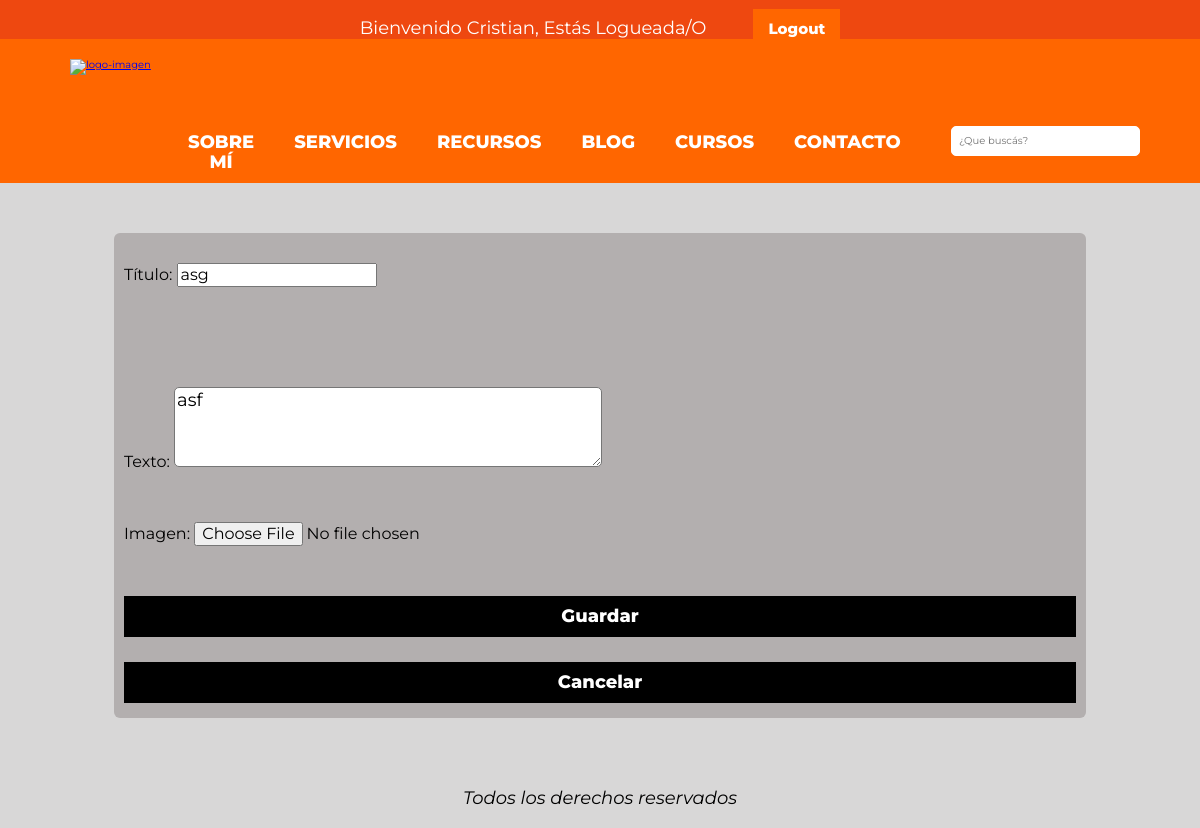
The page /blog/post/32/editar/ (signed in) on the database as committed earlier.
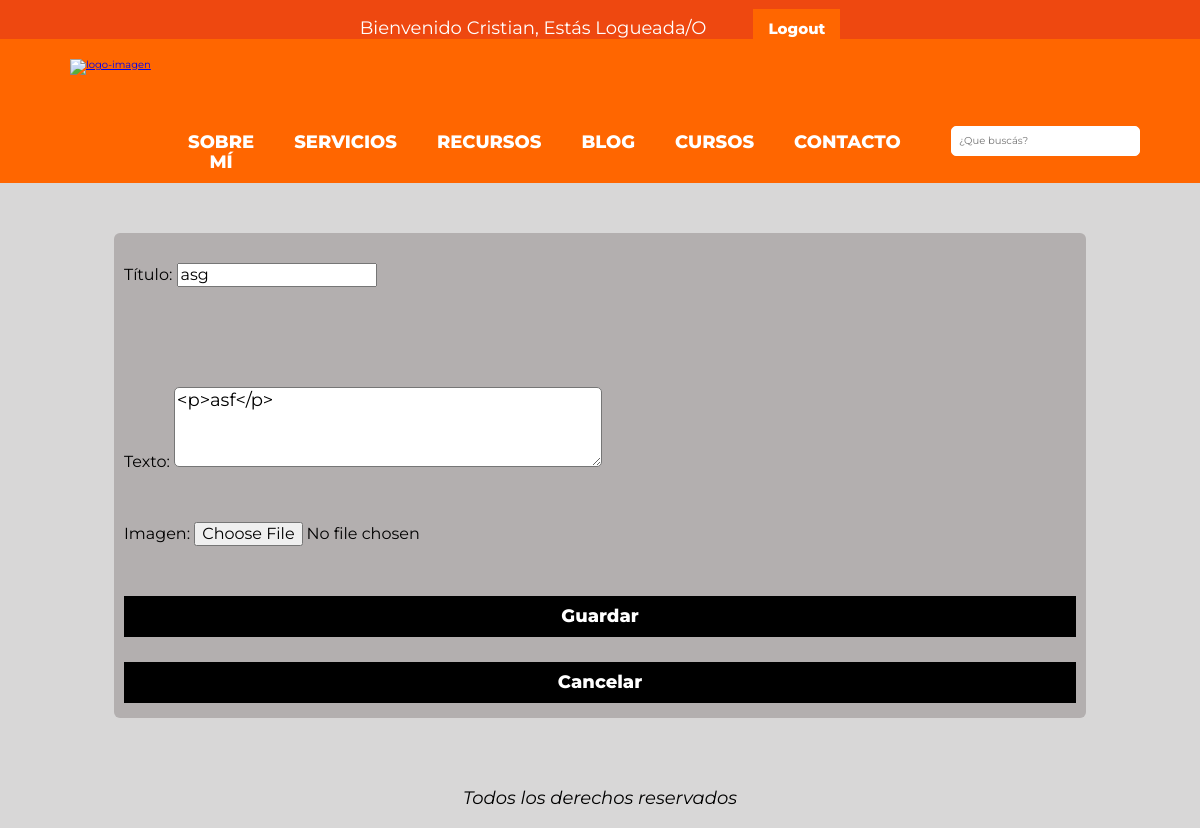
The same page on the database as committed later.
### blog/models.py (models this page shows, shortened)
class Post(models.Model):
    titulo = models.CharField(max_length=200)
    texto = RichTextField(blank=True, null=True)
    imagen = models.ImageField(upload_to='blog', null=True, blank=True, verbose_name='Imagen de portada')
    autor = models.ForeignKey(settings.AUTH_USER_MODEL, on_delete=models.CASCADE)
    creado = models.DateTimeField(default=timezone.now)
    publicado = models.DateTimeField(blank=True, null=True)
    class Meta:
        verbose_name = 'post'
        verbose_name_plural = 'posts'

### blog/views.py (the view)
# urls.py: path('post/<int:pk>/editar/', views.editar_post, name='editar_post'),
@login_required
def editar_post(request, pk):
    post = get_object_or_404(Post, pk=pk)
    if request.method == 'POST':
        form = PostForm(request.POST, request.FILES, instance=post)
        if form.is_valid():
            post = form.save(commit=False)
            post.autor = request.user
            post.save()
            return redirect('blog:detalle_post', pk=pk)
    else:
        form = PostForm(instance=post)
    return render(request, 'blog/editar_post.html', {'form': form})

### blog/forms.py
class PostForm(forms.ModelForm):
    class Meta:
        model = Post
        fields = ['titulo', 'texto', 'imagen']

### blog/templates/blog/editar_post.html (shortened to what this page needs)
{% extends 'blog/layout.html' %}
{% block content %}
<body>
    {% if user.is_authenticated %}
    <div class="contenedor-blog-interno">
        <form method="POST" class="contenedor-formulario formulario-editar-post" enctype="multipart/form-data">
            <p>Título: {{ form.titulo }}</p>
            <p>Texto: {{ form.texto }}</p>
            <p>Imagen: {{ form.imagen }}</p>
            <button type="submit" value="Guardar" class="boton boton-lista-post">Guardar</button>
            <a href="{% url 'blog:lista_borrador_post' %}" class="boton boton-lista-post">Cancelar</a>
        </form>
    </div>
        {% endif %}
</body>
{% endblock %}

Rows that differ between the two databases and show on the page:
changed Post "asg": texto "asf" → "<p>asf</p>"
